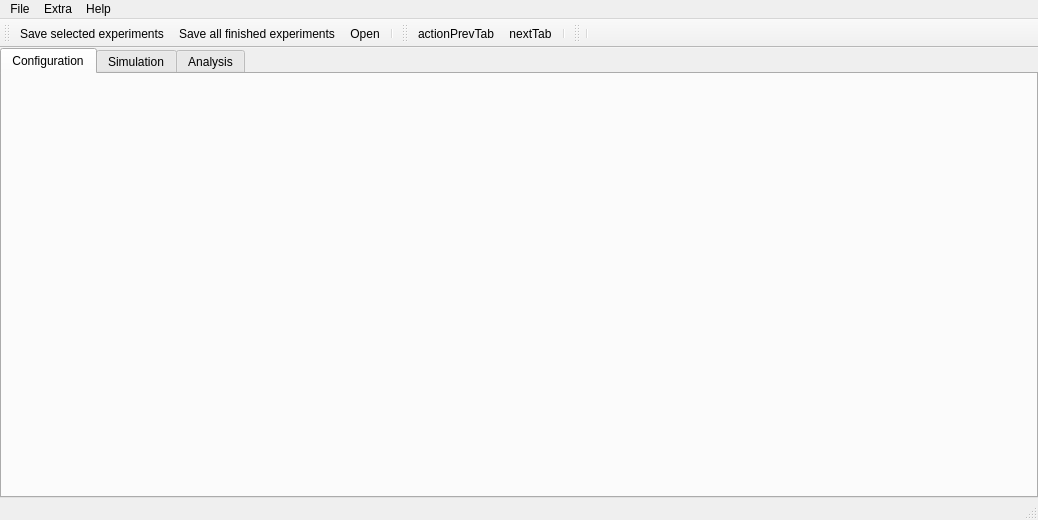
<?xml version="1.0" encoding="UTF-8"?>
<ui version="4.0">
 <class>MainView</class>
 <widget class="QMainWindow" name="MainView">
  <property name="geometry">
   <rect>
    <x>0</x>
    <y>0</y>
    <width>1038</width>
    <height>520</height>
   </rect>
  </property>
  <property name="windowTitle">
   <string/>
  </property>
  <property name="windowIcon">
   <iconset resource="../resources/resources.qrc">
    <normaloff>:/root/consulting-icon.png</normaloff>:/root/consulting-icon.png</iconset>
  </property>
  <widget class="QWidget" name="centralWidget">
   <layout class="QHBoxLayout" name="horizontalLayout">
    <property name="leftMargin">
     <number>0</number>
    </property>
    <property name="topMargin">
     <number>0</number>
    </property>
    <property name="rightMargin">
     <number>0</number>
    </property>
    <property name="bottomMargin">
     <number>0</number>
    </property>
    <item>
     <widget class="QTabWidget" name="tabMainView">
      <property name="currentIndex">
       <number>0</number>
      </property>
      <widget class="QWidget" name="tabConfig">
       <property name="toolTip">
        <string/>
       </property>
       <attribute name="title">
        <string>Configuration</string>
       </attribute>
       <layout class="QVBoxLayout" name="verticalLayout_2">
        <item>
         <layout class="QVBoxLayout" name="loConfigTab"/>
        </item>
       </layout>
      </widget>
      <widget class="QWidget" name="tabSimulation">
       <property name="toolTip">
        <string/>
       </property>
       <attribute name="title">
        <string>Simulation</string>
       </attribute>
       <layout class="QVBoxLayout" name="verticalLayout_4">
        <item>
         <layout class="QVBoxLayout" name="loSimulation"/>
        </item>
       </layout>
      </widget>
      <widget class="QWidget" name="tabAnalysis">
       <property name="toolTip">
        <string/>
       </property>
       <attribute name="title">
        <string>Analysis</string>
       </attribute>
       <layout class="QVBoxLayout" name="verticalLayout_6">
        <item>
         <layout class="QVBoxLayout" name="loAnalysis"/>
        </item>
       </layout>
      </widget>
     </widget>
    </item>
   </layout>
  </widget>
  <widget class="QMenuBar" name="menuBar">
   <property name="geometry">
    <rect>
     <x>0</x>
     <y>0</y>
     <width>1038</width>
     <height>21</height>
    </rect>
   </property>
   <widget class="QMenu" name="menuFile">
    <property name="title">
     <string>File</string>
    </property>
    <addaction name="actionLoad"/>
    <addaction name="actionSave"/>
    <addaction name="actionactionSaveSelected"/>
    <addaction name="separator"/>
    <addaction name="actionExit"/>
   </widget>
   <widget class="QMenu" name="menuHelp">
    <property name="title">
     <string>Help</string>
    </property>
    <addaction name="actionAbout"/>
   </widget>
   <widget class="QMenu" name="menuExtra">
    <property name="title">
     <string>Extra</string>
    </property>
    <addaction name="actionLogWindow"/>
    <addaction name="actionViewMachines"/>
   </widget>
   <addaction name="menuFile"/>
   <addaction name="menuExtra"/>
   <addaction name="menuHelp"/>
  </widget>
  <widget class="QStatusBar" name="statusBar"/>
  <widget class="QToolBar" name="mainToolBar">
   <attribute name="toolBarArea">
    <enum>TopToolBarArea</enum>
   </attribute>
   <attribute name="toolBarBreak">
    <bool>false</bool>
   </attribute>
   <addaction name="actionactionSaveSelected"/>
   <addaction name="actionSave"/>
   <addaction name="actionLoad"/>
   <addaction name="separator"/>
  </widget>
  <widget class="QToolBar" name="navigateToolBar">
   <property name="windowTitle">
    <string>toolBar</string>
   </property>
   <property name="iconSize">
    <size>
     <width>50</width>
     <height>24</height>
    </size>
   </property>
   <attribute name="toolBarArea">
    <enum>TopToolBarArea</enum>
   </attribute>
   <attribute name="toolBarBreak">
    <bool>false</bool>
   </attribute>
   <addaction name="actionPrevTab"/>
   <addaction name="actionNextTab"/>
   <addaction name="separator"/>
  </widget>
  <widget class="QToolBar" name="memToolBar">
   <property name="windowTitle">
    <string>memToolBar</string>
   </property>
   <property name="iconSize">
    <size>
     <width>50</width>
     <height>24</height>
    </size>
   </property>
   <attribute name="toolBarArea">
    <enum>TopToolBarArea</enum>
   </attribute>
   <attribute name="toolBarBreak">
    <bool>false</bool>
   </attribute>
   <addaction name="separator"/>
  </widget>
  <action name="actionLoad">
   <property name="icon">
    <iconset resource="../resources/resources.qrc">
     <normaloff>:/root/load_doc.png</normaloff>:/root/load_doc.png</iconset>
   </property>
   <property name="text">
    <string>&amp;Open</string>
   </property>
   <property name="toolTip">
    <string>Add experimental results from file</string>
   </property>
   <property name="shortcut">
    <string>Ctrl+O</string>
   </property>
  </action>
  <action name="actionSave">
   <property name="icon">
    <iconset resource="../resources/resources.qrc">
     <normaloff>:/root/save_all.png</normaloff>:/root/save_all.png</iconset>
   </property>
   <property name="text">
    <string>&amp;Save all finished experiments</string>
   </property>
   <property name="toolTip">
    <string>Save all finished experiments</string>
   </property>
   <property name="shortcut">
    <string>Ctrl+S</string>
   </property>
  </action>
  <action name="actionExit">
   <property name="icon">
    <iconset resource="../resources/resources.qrc">
     <normaloff>:/root/exit.png</normaloff>:/root/exit.png</iconset>
   </property>
   <property name="text">
    <string>&amp;Exit</string>
   </property>
   <property name="shortcut">
    <string>Ctrl+E</string>
   </property>
  </action>
  <action name="actionAbout">
   <property name="icon">
    <iconset resource="../resources/resources.qrc">
     <normaloff>:/root/question.png</normaloff>:/root/question.png</iconset>
   </property>
   <property name="text">
    <string>&amp;About</string>
   </property>
   <property name="shortcut">
    <string>F1</string>
   </property>
  </action>
  <action name="actionNextTab">
   <property name="icon">
    <iconset resource="../resources/resources.qrc">
     <normaloff>:/root/right_arrow.png</normaloff>:/root/right_arrow.png</iconset>
   </property>
   <property name="text">
    <string>nextTab</string>
   </property>
   <property name="toolTip">
    <string>Move to next tab (F7)</string>
   </property>
   <property name="shortcut">
    <string>F7</string>
   </property>
  </action>
  <action name="actionLogWindow">
   <property name="icon">
    <iconset resource="../resources/resources.qrc">
     <normaloff>:/root/journal.png</normaloff>:/root/journal.png</iconset>
   </property>
   <property name="text">
    <string>Log window</string>
   </property>
   <property name="shortcut">
    <string>F2</string>
   </property>
  </action>
  <action name="actionPrevTab">
   <property name="icon">
    <iconset resource="../resources/resources.qrc">
     <normaloff>:/root/left_arrow.png</normaloff>:/root/left_arrow.png</iconset>
   </property>
   <property name="text">
    <string>actionPrevTab</string>
   </property>
   <property name="toolTip">
    <string>Move to previous tab (F6)</string>
   </property>
   <property name="shortcut">
    <string>F6</string>
   </property>
  </action>
  <action name="actionViewMachines">
   <property name="icon">
    <iconset resource="../resources/resources.qrc">
     <normaloff>:/root/network.png</normaloff>:/root/network.png</iconset>
   </property>
   <property name="text">
    <string>Multi machine setup</string>
   </property>
   <property name="shortcut">
    <string>F3</string>
   </property>
  </action>
  <action name="actionactionSaveSelected">
   <property name="icon">
    <iconset resource="../resources/resources.qrc">
     <normaloff>:/root/save_gray.png</normaloff>:/root/save_gray.png</iconset>
   </property>
   <property name="text">
    <string>Save selected experiments</string>
   </property>
  </action>
 </widget>
 <layoutdefault spacing="6" margin="11"/>
 <tabstops>
  <tabstop>tabMainView</tabstop>
 </tabstops>
 <resources>
  <include location="../resources/resources.qrc"/>
 </resources>
 <connections/>
</ui>
